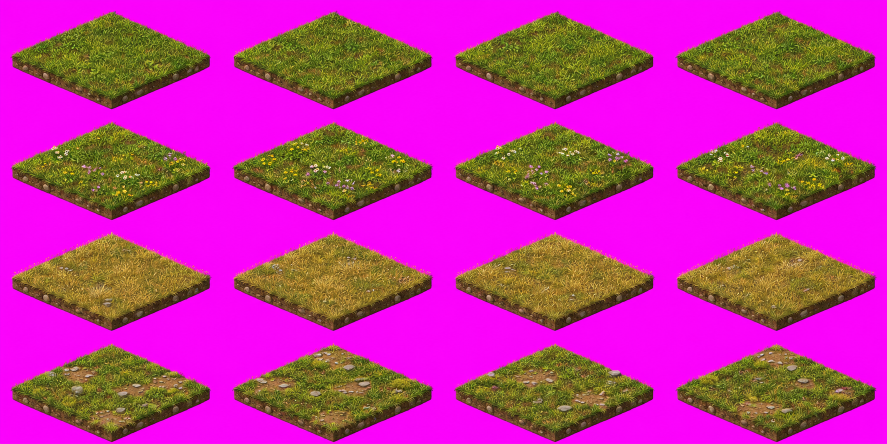
#> input picture art/sheets/A-grass.png, 1774 x 887 px (shown at 1/2 size); its folder holds only this picture in this run
$ python slice_sprites.py
#> lines starting #> are read from the running program, lines starting #| are printed output that depends on the picture; after the words box and inside, x2 and y2 are one past the last pixel; in counts of white or black regions, pixels touching at a corner belong together
#!/usr/bin/env python3
"""Cut the 4x4 AI sprite sheets in art/sheets into single cleaned sprites in art/cut.

Usage: python3 -I tools/slice_sprites.py [sheet letters, e.g. AS AT; all when none]
Needs Pillow and numpy. Output is committed, so the game build does not need Python.
"""
import os
import sys
from collections import deque

import numpy as np
from PIL import Image

ROOT = os.path.dirname(os.path.dirname(os.path.abspath(__file__)))
SHEETS = os.path.join(ROOT, 'art', 'sheets')
OUT = os.path.join(ROOT, 'art', 'cut')

ALPHA_CUT = 128   # below this a pixel is background
ERODE = 3         # px eaten from the outline: removes the coloured halo the generator leaves
MIN_PART = 0.04
# sheets that are not 4x4: letter -> (rows, columns); their cells are named <letter><row><column, two digits>
GRIDS = {'AQ': (5, 10), 'AR': (5, 10), 'DJ': (10, 10)}
# tightly packed sheets whose figures reach into the next cell
STRAYS = {'DJ'}
# sheets with clear glass helmets: the magenta seen through the glass becomes a faint light bubble, not a hole
GLASS = {'CY', 'CZ', 'DB', 'DC'}   # parts smaller than this share of the biggest part are specks and are dropped


def find_cuts(mask: np.ndarray, axis: int, n: int = 4, search: int = 60) -> list[int]:
    """Cut lines between rows/columns: the emptiest line near each nominal boundary."""
    size = mask.shape[axis]
    cover = mask.sum(axis=1 - axis)
    cuts = [0]
    for k in range(1, n):
        nominal = round(size * k / n)
        lo, hi = max(1, nominal - search), min(size - 1, nominal + search)
        window = cover[lo:hi]
        best = np.flatnonzero(window == window.min())
        # among the emptiest lines take the one closest to the nominal cut
        cuts.append(int(lo + best[np.argmin(np.abs(best + lo - nominal))]))
    cuts.append(size)
    return cuts


def erode(mask: np.ndarray, r: int) -> np.ndarray:
    m = mask.copy()
    for _ in range(r):
        n = m.copy()
        n[1:, :] &= m[:-1, :]
        n[:-1, :] &= m[1:, :]
        n[:, 1:] &= m[:, :-1]
        n[:, :-1] &= m[:, 1:]
        m = n
    return m


def components(mask: np.ndarray) -> tuple[np.ndarray, list[int]]:
    h, w = mask.shape
    lab = np.zeros((h, w), dtype=np.int32)
    sizes = [0]
    cur = 0
    ys, xs = np.nonzero(mask)
    for y0, x0 in zip(ys, xs):
        if lab[y0, x0]:
            continue
        cur += 1
        lab[y0, x0] = cur
        q = deque([(y0, x0)])
        count = 0
        while q:
            y, x = q.popleft()
            count += 1
            for dy in (-1, 0, 1):
                for dx in (-1, 0, 1):
                    yy, xx = y + dy, x + dx
                    if 0 <= yy < h and 0 <= xx < w and mask[yy, xx] and not lab[yy, xx]:
                        lab[yy, xx] = cur
                        q.append((yy, xx))
        sizes.append(count)
    return lab, sizes


def dilate(mask: np.ndarray, r: int) -> np.ndarray:
    return ~erode(~mask, r)


def gap_cuts(mask: np.ndarray, axis: int, n: int) -> list[int]:
    """The rows of a packed sheet are not even: cut at the nearly empty lines closest to the nominal ones."""
    f = np.convolve(mask.sum(axis=1 - axis), np.ones(7) / 7, 'same')
    size = len(f)
    lows = [y for y in range(10, size - 10) if f[y] == f[y - 10:y + 11].min() and f[y] < 200]
    cuts = [0]
    for k in range(1, n):
        nominal = size * k / n
        near = [y for y in lows if abs(y - nominal) < size / n * 0.6]
        cuts.append(min(near, key=lambda y: abs(y - nominal)) if near else round(nominal))
    return cuts + [size]


def blob_owners(mask: np.ndarray, nr: int, nc: int):
    """Tightly packed sheets: every blob belongs to the cell its middle lies in (needs SciPy)."""
    from scipy import ndimage
    labels, n = ndimage.label(mask, structure=np.ones((3, 3)))
    rows, cols = gap_cuts(mask, 0, nr), gap_cuts(mask, 1, nc)
    print('cells', rows, cols)
    owner = np.zeros(n + 1, dtype=int) - 1
    for i, sl in enumerate(ndimage.find_objects(labels), start=1):
        ys, xs = np.nonzero(labels[sl] == i)
        cy, cx = sl[0].start + ys.mean(), sl[1].start + xs.mean()
        r = min(nr - 1, int(np.searchsorted(rows, cy, 'right')) - 1)
        c = min(nc - 1, int(np.searchsorted(cols, cx, 'right')) - 1)
        owner[i] = r * nc + c
    return labels, owner


def own_blobs(img: np.ndarray, labels: np.ndarray, owner: np.ndarray, cell: int) -> np.ndarray:
    """The part of the sheet with only the blobs of one cell, cut to their box."""
    mine = dilate(np.isin(labels, np.flatnonzero(owner == cell)), 3) & (img[..., 3] >= ALPHA_CUT)
    ys, xs = np.nonzero(mine)
    if not len(ys):
        return img[:1, :1] * 0
    y0, y1, x0, x1 = max(0, ys.min() - 2), ys.max() + 3, max(0, xs.min() - 2), xs.max() + 3
    out = img[y0:y1, x0:x1].copy()
    out[..., 3] = np.where(mine[y0:y1, x0:x1], out[..., 3], 0)
    return out


def clean_cell(rgba: np.ndarray, symbol: bool = False, glass: bool = False) -> np.ndarray | None:
    mask = rgba[..., 3] >= ALPHA_CUT
    if symbol:
        # thin stamped symbols: no eroding (it eats spears, legs and stars); close the speckles inside instead
        mask = erode(dilate(mask, 2), 2) & (rgba[..., 3] > 0) | mask
        mask = erode(dilate(mask, 2), 2)
    else:
        mask = erode(mask, ERODE)
    if not mask.any():
        return None
    lab, sizes = components(mask)
    biggest = max(sizes[1:])
    keep = np.zeros_like(mask)
    for i, s in enumerate(sizes):
        if i and s >= biggest * (0.004 if symbol else MIN_PART):
            keep |= lab == i
    ys, xs = np.nonzero(keep)
    y0, y1, x0, x1 = ys.min(), ys.max() + 1, xs.min(), xs.max() + 1
    out = rgba[y0:y1, x0:x1].copy()
    out[..., 3] = np.where(keep[y0:y1, x0:x1], out[..., 3] if glass else 255, 0)
    out[out[..., 3] == 0, :3] = 0
    return out


def key_magenta(img: np.ndarray, glass: bool = False, strict: bool = False) -> np.ndarray:
    """Sheets made on a solid #FF00FF background (no real transparency): magenta -> transparent.
    strict: only bright magenta goes, for sheets with purple in the sprites (the Cheshire Cat)."""
#> called with glass = False, strict = False
    rgb = img[..., :3].astype(np.int32)
    r, g, b = rgb[..., 0], rgb[..., 1], rgb[..., 2]
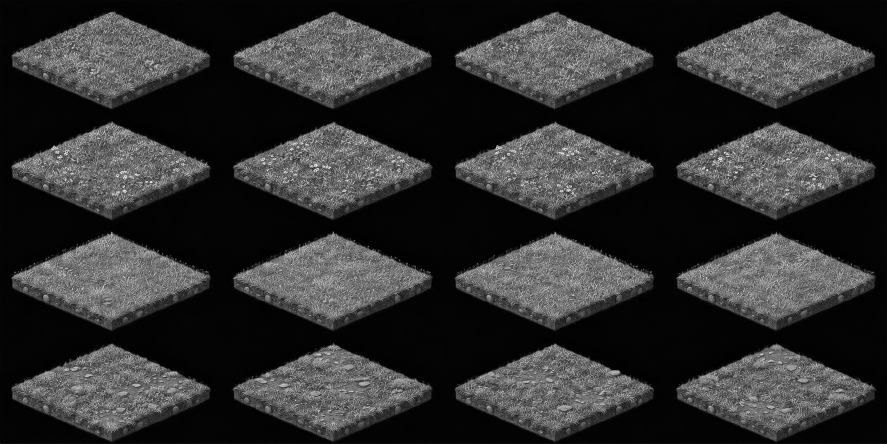
#> g: shape (887, 1774) int32 (shown at 1/2 size); min 0, max 255, mean 47.7
    magenta = (r - g > 90) & (b - g > 90) & (np.abs(r - b) < 90)
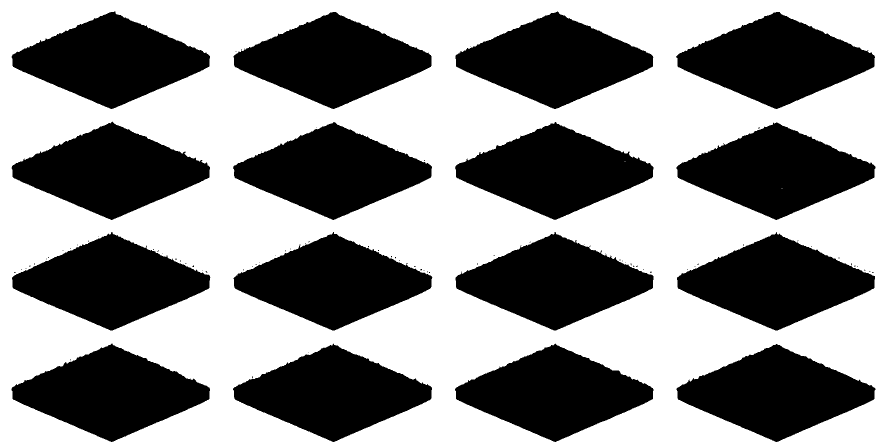
#> magenta: shape (887, 1774) bool (shown at 1/2 size); 55.7% white; 97 black regions (81 under 20 px), largest, box (x1, y1, x2, y2) and area: (23, 687, 420, 884) 43707, (23, 243, 420, 440) 43646, (910, 687, 1307, 884) 43630
    if strict:
        magenta &= (r > 200) & (b > 200)
    out = img.copy()
    out[..., 3] = np.where(magenta, 0, 255)
    # pull the pink spill out of the edges
    spill = np.minimum(r, b) - g
    edge = ~magenta & (spill > 30)
#> edge: shape (887, 1774) bool; 0.54% white in thin lines or dots
    out[edge, 0] = np.clip(r[edge] - spill[edge] // 2, 0, 255)
    out[edge, 2] = np.clip(b[edge] - spill[edge] // 2, 0, 255)
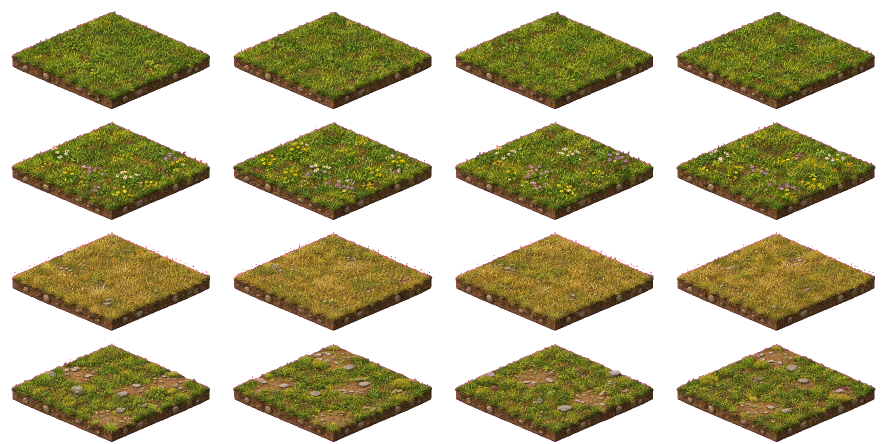
#> out: shape (887, 1774, 4) (shown at 1/2 size); mean R, G, B, A 189.4, 47.7, 155.7, 113; transparent parts drawn white
    if glass:
        # the flat background has green 0..5; magenta with more green is magenta seen through glass
        see = magenta & (g > 12)
        k = np.clip((g - 3) / 242, 0, 1)
        out[see, 0] = (215 + 40 * k[see]).astype(np.uint8)
        out[see, 1] = (232 + 23 * k[see]).astype(np.uint8)
        out[see, 2] = 255
        out[see, 3] = (130 + 120 * k[see]).astype(np.uint8)
    return out


def main() -> int:
    os.makedirs(OUT, exist_ok=True)
    for name in sorted(os.listdir(SHEETS)):
        if not name.endswith('.png'):
            continue
        letter = name.split('-')[0]  # 'A-grass.png' -> A, 'AB-stumps.png' -> AB
        if len(sys.argv) > 1 and letter not in sys.argv[1:]:
            continue  # only the sheets named on the command line
        img = np.array(Image.open(os.path.join(SHEETS, name)).convert('RGBA'))
        if img[..., 3].min() == 255:
            img = key_magenta(img, letter in GLASS, letter in STRAYS)
        mask = img[..., 3] >= ALPHA_CUT
        nr, nc = GRIDS.get(letter, (4, 4))
        rows = find_cuts(mask, 0, nr, search=40 if nr > 4 else 60)
#> in find_cuts, `cover = mask.sum(axis=1 - axis)`: cover = 887 values, max 1590 at index 335, min 0 at index 0, mean 785.8
#> after the loop in find_cuts, `for k in range(1, n):`: cuts = [0, 222, 444, 665]
#> rows = [0, 222, 444, 665, 887]
        cols = find_cuts(mask, 1, nc, search=40 if nc > 4 else 60)
#> cols = [0, 444, 887, 1330, 1774]
        if letter in STRAYS:
            # who owns what: from the usual key, which keeps the figures apart; the pixels: from the strict one
            loose = key_magenta(np.array(Image.open(os.path.join(SHEETS, name)).convert('RGBA')))[..., 3] >= ALPHA_CUT
            labels, owner = blob_owners(loose, nr, nc)
        for r in range(nr):
            for c in range(nc):
                cid = f'{letter}{r + 1}{c + 1:02}' if letter in GRIDS else f'{letter}{r + 1}{c + 1}'
                cell = img[rows[r]:rows[r + 1], cols[c]:cols[c + 1]]
                if letter in STRAYS:
                    cell = own_blobs(img, labels, owner, r * nc + c)
                sprite = clean_cell(cell, symbol=letter in GRIDS and letter not in STRAYS, glass=letter in GLASS)
                if sprite is None:
                    print(f'{cid}: empty', file=sys.stderr)
                    continue
                Image.fromarray(sprite).save(os.path.join(OUT, f'{cid}.png'))
#> this loop made 4 passes
#> pass 1, in clean_cell, `lab, sizes = components(mask)`:
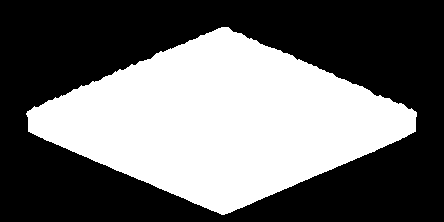
#> lab: shape (222, 444) int32; values 0 (black) and 1 (white), 41.7% white; 1 white region, box (x1, y1, x2, y2) and area: (26, 27, 417, 215) 41099
#> pass 1, in clean_cell, `out = rgba[y0:y1, x0:x1].copy()`:
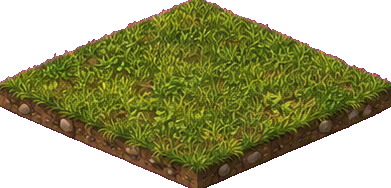
#> out: shape (188, 391, 4); mean of channels 0, 1, 2, 3 160.9, 61.4, 120, 150.7; transparent parts drawn white
#> after the loop:
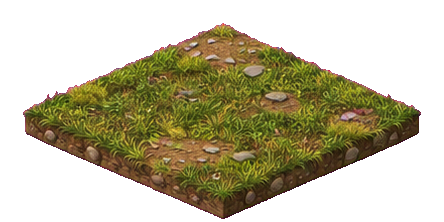
#> cell: shape (222, 444, 4); mean R, G, B, A 188.5, 45.7, 157.2, 112.7; transparent parts drawn white
#> after the loop:
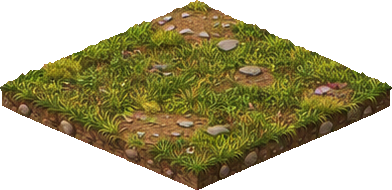
#> sprite: shape (190, 392, 4); mean R, G, B, A 61.3, 55.2, 21.8, 140.5; transparent parts drawn white
        print(name, 'rows', rows, 'cols', cols)
#| A-grass.png rows [0, 222, 444, 665, 887] cols [0, 444, 887, 1330, 1774]
    return 0


if __name__ == '__main__':
    sys.exit(main())
#> (the program exits here)

$ run again, on art/sheets/AF-village.png
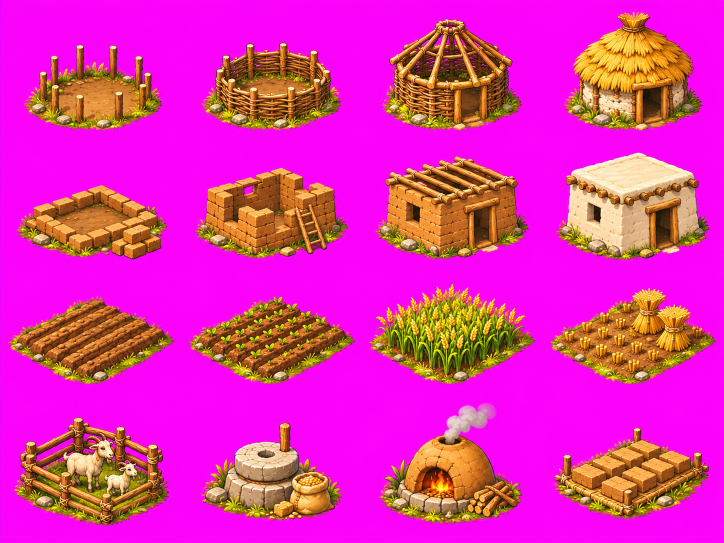
#> input picture art/sheets/AF-village.png, 1448 x 1086 px (shown at 1/2 size)
#> magenta: shape (1086, 1448) bool; 62.5% white; 37 black regions (21 under 20 px), largest, box (x1, y1, x2, y2) and area: (1113, 305, 1418, 520) 47962, (752, 313, 1056, 518) 44747, (1129, 23, 1405, 261) 42752
#> edge: shape (1086, 1448) bool; 0.67% white in thin lines or dots
#> cover = 1086 values, max 1315 at index 683, min 0 at index 0, mean 542.7
#> after the loop in find_cuts, `for k in range(1, n):`: cuts = [0, 272, 543, 811]
#> rows = [0, 272, 543, 811, 1086]
#> cols = [0, 362, 724, 1086, 1448]
#> the loop in main, `for r in range(nr):` made 4 passes
#> after the loop in main, `for r in range(nr):`:
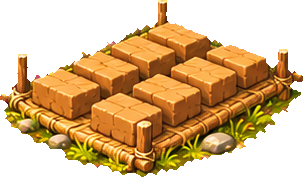
#> sprite: shape (177, 303, 4); mean R, G, B, A 101.2, 67.7, 24.5, 140.9; transparent parts drawn white
#| AF-village.png rows [0, 272, 543, 811, 1086] cols [0, 362, 724, 1086, 1448]
